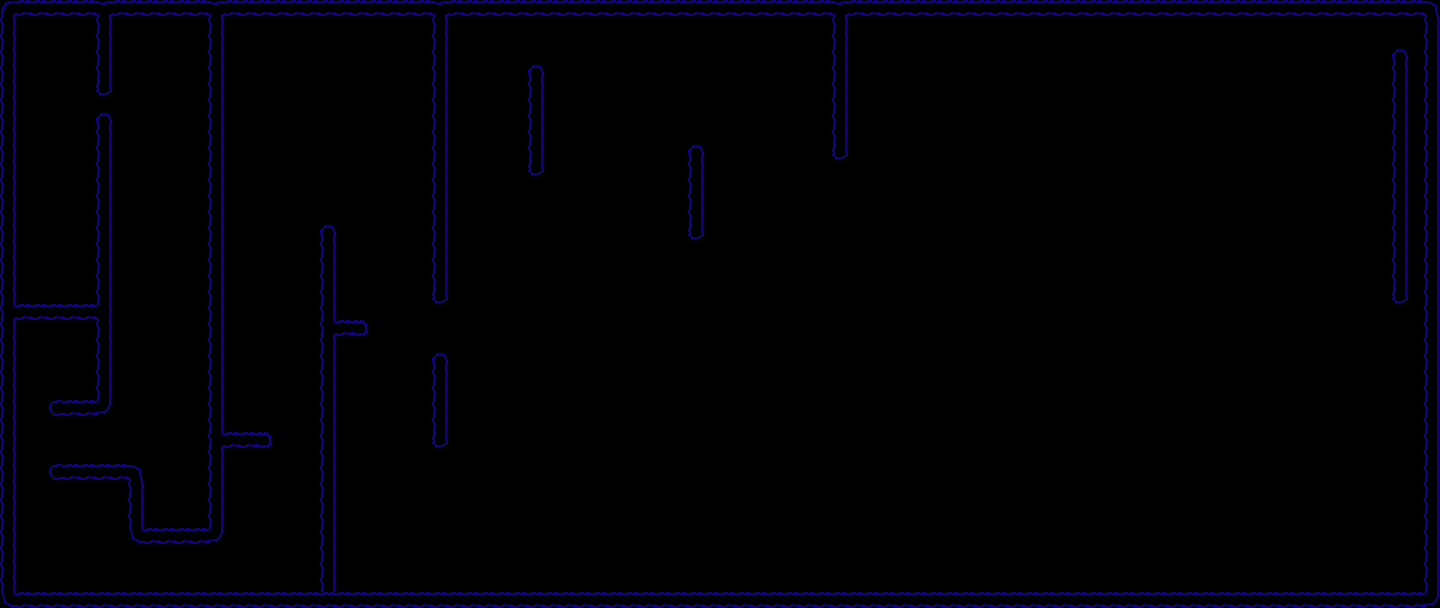

A level layout from a 2D game, rendered from its tile map. Below: a short description, then the map file with tile-grid data replaced by summaries:
An orthogonal 90x38 tile map with 16x16 px tiles, 1 tile layer (walls) and 29 objects.

<map version="1.0" orientation="orthogonal" renderorder="right-down" width="90" height="38" tilewidth="16" tileheight="16">
 <tileset firstgid="1" name="wallTile" tilewidth="16" tileheight="16">
  <image source="walls.png" width="256" height="64" />
 </tileset>
 <layer name="walls" width="90" height="38">
  <data>[3420 cells, 421 non-empty, 13 distinct tile ids]</data>
 </layer>
 <objectgroup name="objects">
  <object gid="33" x="48" y="64" />
  <object gid="43" x="16" y="32" />
  <object gid="47" x="32" y="32" />
  <object gid="47" x="48" y="32" />
  <object gid="47" x="64" y="32" />
  <object gid="45" x="80" y="32" />
  <object gid="17" x="1376" y="64" />
  <object gid="56" x="224" y="464" />
  <object gid="36" x="80" y="336" />
  <object gid="38" x="80" y="352" />
  <object gid="64" x="432" y="320" />
  <object gid="64" x="432" y="336" />
  <object gid="64" x="432" y="352" />
  <object gid="64" x="976" y="320" />
  <object gid="64" x="1120" y="352" />
  <object gid="25" x="1408" y="320" />
  <object gid="25" x="1408" y="336" />
  <object gid="64" x="1040" y="336" />
  <object gid="49" x="448" y="32" />
  <object gid="25" x="320" y="32" />
  <object gid="25" x="352" y="32" />
  <object gid="25" x="336" y="32" />
  <object gid="25" x="304" y="32" />
  <object gid="25" x="288" y="32" />
  <object gid="25" x="368" y="32" />
  <object gid="19" x="304" y="80" />
  <object gid="23" x="320" y="80" />
  <object gid="23" x="336" y="80" />
  <object gid="21" x="352" y="80" />
 </objectgroup>
</map>
